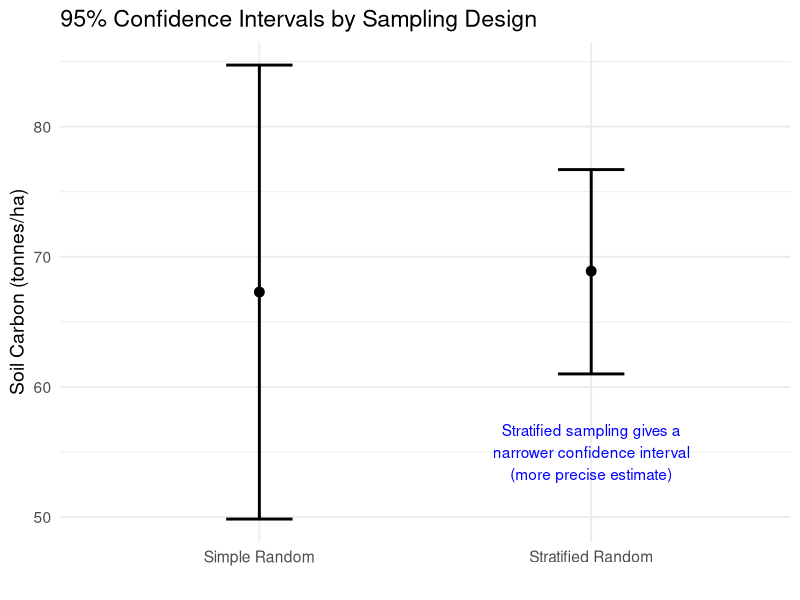

Source code (R):
## ---- chunk 1
#| code-fold: false
landA <- c(90, 78, 86, 71)  # stratum A samples (62% of the area)
landB <- c(48, 56, 42)      # stratum B samples (38% of the area) 
## ---- chunk 2
weight <- c(0.62, 0.38)  # 62% of area is land type A, 38% is land type B
## ---- chunk 3
weighted_mean <- mean(landA) * weight[1] + mean(landB) * weight[2]
weighted_mean
## ---- chunk 4
df <- length(landA) + length(landB) - 2
t_crit <- qt(0.975, df)
t_crit
## ---- chunk 5
varA <- var(landA) / length(landA)  # variance of the mean for A
varB <- var(landB) / length(landB)  # variance of the mean for B
weighted_var <- weight[1]^2 * varA + weight[2]^2 * varB
weighted_se <- sqrt(weighted_var)
ci <- c(
  L95 = weighted_mean - t_crit * weighted_se,
  u95 = weighted_mean + t_crit * weighted_se
)
ci
## ---- chunk 6
#| code-fold: true

library(tidyverse)
# Manually printing the results below as SRS data is in previous lecture
compare <- tibble(
  Design = c("Simple Random", "Stratified Random"),
  Mean = c(67.29, 68.9), 
  `Var (mean)` = c(50.83, 9.30),
  L95 = c(49.85, 61), 
  U95 = c(84.73, 76.7), 
  df = c(6, 5))
knitr::kable(compare)

## ---- chunk 7
#| fig-height: 4
#| fig-width: 10
#| fig-align: center

# Creating a visual comparison of confidence intervals
ggplot(compare, aes(x = Design, y = Mean)) +
  geom_point(size = 3) +
  geom_errorbar(aes(ymin = L95, ymax = U95), width = 0.2, size = 1) +
  labs(title = "95% Confidence Intervals by Sampling Design",
       y = "Soil Carbon (tonnes/ha)",
       x = "") +
  theme_minimal(base_size = 14) +
  annotate("text", x = 2, y = 55, 
           label = "Stratified sampling gives a\nnarrower confidence interval\n(more precise estimate)", 
           color = "blue")
## ---- chunk 8
efficiency <- 50.83 / 9.30
efficiency
## ---- chunk 9
round(7 * efficiency, 0)
